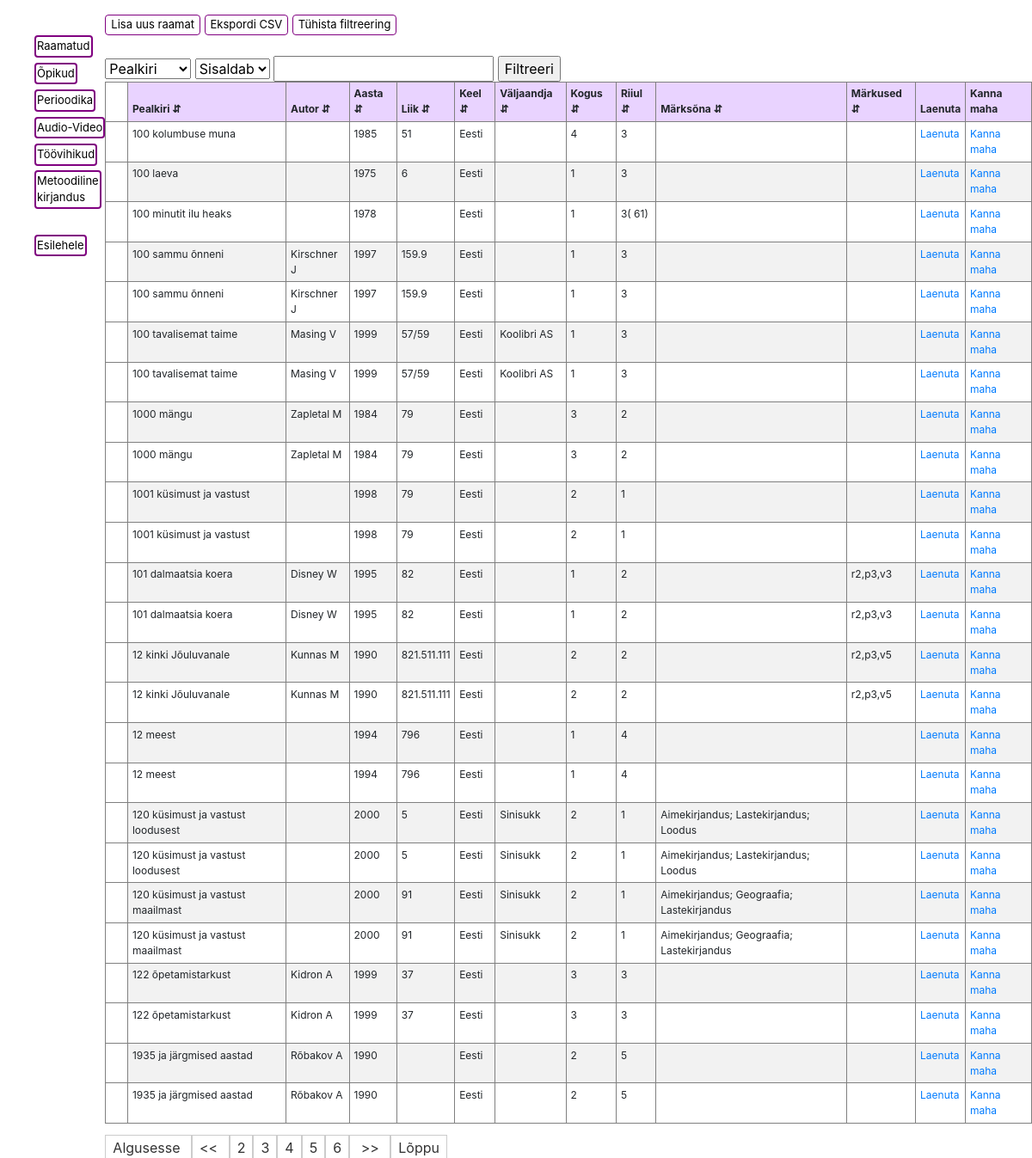
The page /book_data.php?page=2 on the database its author committed.
### tables this page shows
CREATE TABLE IF NOT EXISTS `book` (
  `id` int(11) NOT NULL AUTO_INCREMENT,
  `pealkiri` varchar(225) NOT NULL,
  `autor` varchar(225) DEFAULT NULL,
  `aasta` int(11) DEFAULT NULL,
  `liik` varchar(50) DEFAULT NULL,
  `keel` varchar(50) DEFAULT NULL,
  `valjaandja` varchar(50) DEFAULT NULL,
  `kogus` varchar(50) DEFAULT NULL,
  `riiul` varchar(50) DEFAULT NULL,
  `marksona` varchar(250) DEFAULT NULL,
  `markused` varchar(250) DEFAULT NULL,
  PRIMARY KEY (`id`)
);

### book_data.php (the view, shortened to what this page needs)
<?php
include_once("config.php");
$record_per_page = 25;
$page = '';
if(isset($_GET["page"])){
 $page = $_GET["page"];}
else{
 $page = 1;}
$start_from = ($page-1)*$record_per_page;
$sql= "SELECT * FROM book order by pealkiri LIMIT $start_from, $record_per_page ";
?>
<!DOCTYPE html>
<html>
<head>
<link rel="stylesheet" href="styles.css" type="text/css"/>
<link rel="stylesheet" href="https://cdn.jsdelivr.net/npm/bootstrap@4.5.3/dist/css/bootstrap.min.css">
</head>
<body>
<div class="grid-container">
<div class="item1">
	<div class="search_menu">
		<button onclick="window.location.href='book_add.php';">Lisa uus raamat</button>
		<button type="submit" form="form2" name="export" class="export" >Ekspordi CSV</button>
		<button onclick="window.location.href='book_data.php';">Tühista filtreering</button>
<br><br>
	<form action=" book_data.php" method="POST" class="vorm" >
		<select name="column">
			<option value="pealkiri">Pealkiri</option>
		</select>
		<select name="column1">
			<option value="include">Sisaldab</option>
		</select>
 <?php
			$search = (isset($_POST['search'])) ? htmlentities($_POST['search']) : ''; ?>
			<input type="text" name="search" value="<?= $search ?>" required>
			<input type ="submit" value="Filtreeri">
		</form>
</div> </div>
<div class="item2">
<?php
include_once("library_fund.php");
?>
</div>
 <div class="item3">
 <div class="table-responsive">
    <table id="editable_table" class="table table-sm table-hover ">
    <thead>
		<tr>
		<th onclick="sortTable(1)">Pealkiri &#8693;</th>
		<th onclick="sortTable(2)">Autor &#8693;</th>
		<th onclick="sortTable(3)">Aasta &#8693;</th>
		<th onclick="sortTable(4)">Liik &#8693;</th>
		<th onclick="sortTable(5)">Keel &#8693;</th>
		<th onclick="sortTable(6)">Väljaandja &#8693;</th>
		<th onclick="sortTable(7)">Kogus &#8693;</th>
		<th onclick="sortTable(8)">Riiul &#8693;</th>
		<th onclick="sortTable(9)">Märksõna &#8693;</th>
		<th onclick="sortTable(10)">Märkused &#8693;</th>
		<th>Laenuta</th>
		<th>Kanna maha</th>
		</tr>
	<thead>
	<tbody>
<?php
$result = mysqli_query($conn, $sql) or die("error:".mysqli_error($conn));
  while($row = mysqli_fetch_array($result)) {
  echo '
  <tr>
	<td style="visibility:hidden;">'.$row["id"].'</td>
	<td>'.$row["pealkiri"].'</td>
	<td>'.$row["autor"].'</td>
	<td>'.$row["aasta"].'</td>
	<td>'.$row["liik"].'</td>
	<td>'.$row["keel"].'</td>
	<td>'.$row["valjaandja"].'</td>
	<td>'.$row["kogus"].'</td>
	<td>'.$row["riiul"].'</td>
	<td>'.$row["marksona"].'</td>
	<td>'.$row["markused"].'</td>
	<td><a href="borrow_book.php?id='.$row["id"].'">Laenuta</a></td>
	<td><a href="write_off_book.php?id='.$row["id"].' ">Kanna maha</a></td>
  </tr> '; }
 ?>
	</tbody>
	</table>
<div id="pagination">
<?php
	$page_query = "SELECT *
	FROM book ORDER BY 'pealkiri'";
    $page_result = mysqli_query($conn, $page_query);
    $total_records = mysqli_num_rows($page_result);
    $total_pages = ceil($total_records/$record_per_page);
    $start_loop = $page;
    $end_loop = $start_loop + 4;
    if($page > 1)
    {
     echo "<a href='book_data.php?page=1'> Algusesse </a>";
     echo "<a href='book_data.php?page=".($page - 1)."'> << </a>";
    }
    for($i=$start_loop; $i<=$end_loop; $i++)
    {
     echo "<a href='book_data.php?page=".$i."'>" .$i. "</a>";
    }
    if($page <= $end_loop)
    {
     echo "<a href='book_data.php?page=".($page + 1)."'> >> </a>";
     echo "<a href='book_data.php?page=".$total_pages."'> Lõppu </a>";
    }
  ?>
 </div>
 </div>
</div>
</body>
</html>

### styles.css (style rules this page uses)
.item1 { grid-area: header; }
.item2 { grid-area: menu; }
.item3 { grid-area: main; }
.grid-container { display: grid; grid-template-areas: 'menu header header header header header' 'menu main main main main main' 'footer footer footer footer footer footer'; }
.item1 { margin-top:15px; }
.item1 button { border-radius: 4px; background-color: white; font-size: 13px; border: 1px solid purple; }
.item2 { margin-top:20px; }
#editable_table { border-collapse: collapse; font-size:12px; }
#editable_table th { background-color: #e9d3ff; }
#editable_table th, #editable_table td { border: 1px solid grey; }
#editable_table tr:nth-child(even) { background-color: #f2f2f2 }
#pagination a { padding:4px 8px; border:1px solid #ccc; color:#333; text-decoration: none; margin-top:50px; }

### rows shown on the page
book: pealkiri "100 kolumbuse muna", aasta "1985", liik "51", keel "Eesti", kogus "4", riiul "3"
book: pealkiri "100 laeva", aasta "1975", liik "6", keel "Eesti", kogus "1", riiul "3"
book: pealkiri "100 minutit ilu heaks", aasta "1978", keel "Eesti", kogus "1", riiul "3( 61)"
book: pealkiri "100 sammu õnneni", autor "Kirschner J", aasta "1997", liik "159.9", keel "Eesti", kogus "1", riiul "3"
book: pealkiri "100 sammu õnneni", autor "Kirschner J", aasta "1997", liik "159.9", keel "Eesti", kogus "1", riiul "3"
book: pealkiri "100 tavalisemat taime", autor "Masing V", aasta "1999", liik "57/59", keel "Eesti", valjaandja "Koolibri AS", kogus "1", riiul "3"
book: pealkiri "100 tavalisemat taime", autor "Masing V", aasta "1999", liik "57/59", keel "Eesti", valjaandja "Koolibri AS", kogus "1", riiul "3"
book: pealkiri "1000 mängu", autor "Zapletal M", aasta "1984", liik "79", keel "Eesti", kogus "3", riiul "2"
book: pealkiri "1000 mängu", autor "Zapletal M", aasta "1984", liik "79", keel "Eesti", kogus "3", riiul "2"
book: pealkiri "1001 küsimust ja vastust", aasta "1998", liik "79", keel "Eesti", kogus "2", riiul "1"
book: pealkiri "1001 küsimust ja vastust", aasta "1998", liik "79", keel "Eesti", kogus "2", riiul "1"
book: pealkiri "101 dalmaatsia koera", autor "Disney W", aasta "1995", liik "82", keel "Eesti", kogus "1", riiul "2", markused "r2,p3,v3"
book: pealkiri "101 dalmaatsia koera", autor "Disney W", aasta "1995", liik "82", keel "Eesti", kogus "1", riiul "2", markused "r2,p3,v3"
book: pealkiri "12 kinki Jõuluvanale", autor "Kunnas M", aasta "1990", liik "821.511.111", keel "Eesti", kogus "2", riiul "2", markused "r2,p3,v5"
book: pealkiri "12 kinki Jõuluvanale", autor "Kunnas M", aasta "1990", liik "821.511.111", keel "Eesti", kogus "2", riiul "2", markused "r2,p3,v5"
book: pealkiri "12 meest", aasta "1994", liik "796", keel "Eesti", kogus "1", riiul "4"
book: pealkiri "12 meest", aasta "1994", liik "796", keel "Eesti", kogus "1", riiul "4"
book: pealkiri "120 küsimust ja vastust loodusest", aasta "2000", liik "5", keel "Eesti", valjaandja "Sinisukk", kogus "2", riiul "1", marksona "Aimekirjandus; Lastekirjandus; Loodus"
book: pealkiri "120 küsimust ja vastust loodusest", aasta "2000", liik "5", keel "Eesti", valjaandja "Sinisukk", kogus "2", riiul "1", marksona "Aimekirjandus; Lastekirjandus; Loodus"
book: pealkiri "120 küsimust ja vastust maailmast", aasta "2000", liik "91", keel "Eesti", valjaandja "Sinisukk", kogus "2", riiul "1", marksona "Aimekirjandus; Geograafia; Lastekirjandus"
book: pealkiri "120 küsimust ja vastust maailmast", aasta "2000", liik "91", keel "Eesti", valjaandja "Sinisukk", kogus "2", riiul "1", marksona "Aimekirjandus; Geograafia; Lastekirjandus"
book: pealkiri "122 õpetamistarkust", autor "Kidron A", aasta "1999", liik "37", keel "Eesti", kogus "3", riiul "3"
book: pealkiri "122 õpetamistarkust", autor "Kidron A", aasta "1999", liik "37", keel "Eesti", kogus "3", riiul "3"
book: pealkiri "1935 ja järgmised aastad", autor "Rõbakov A", aasta "1990", keel "Eesti", kogus "2", riiul "5"
book: pealkiri "1935 ja järgmised aastad", autor "Rõbakov A", aasta "1990", keel "Eesti", kogus "2", riiul "5"
